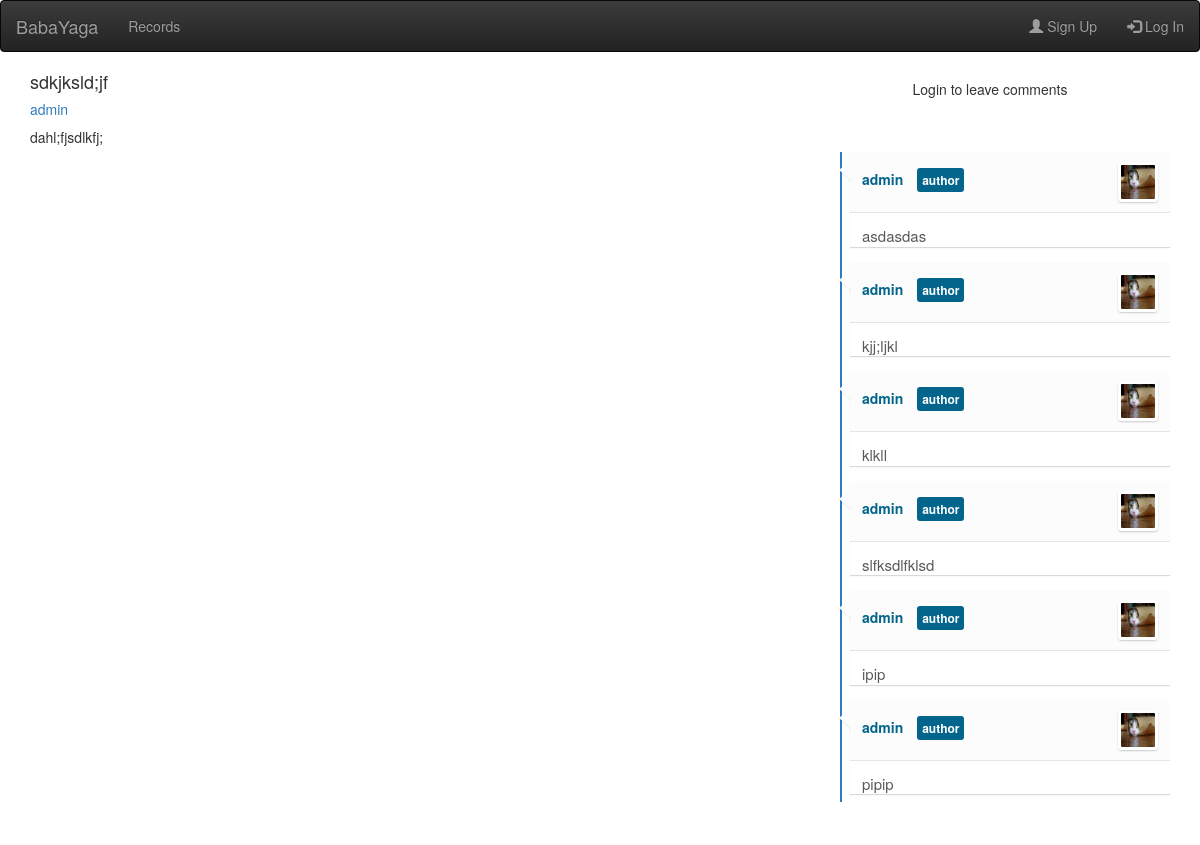
The page /en/blogs/posts/14/ on the database as committed earlier.
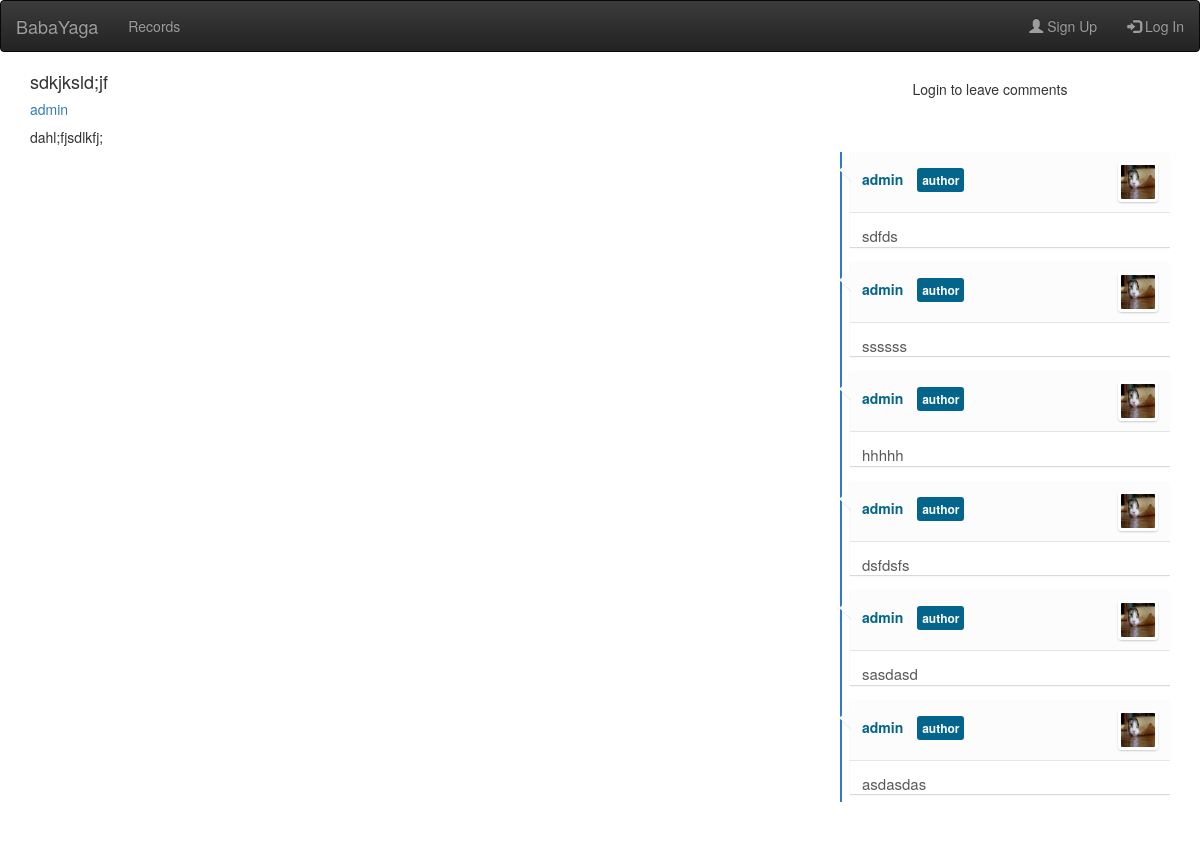
The same page on the database as committed later.
### blogs/models.py (models this page shows, shortened)
class Comment(models.Model):
    text = models.TextField()
    post = models.ForeignKey('Post', db_index=True)
    author = models.ForeignKey('core.User', db_index=True)
    created_at = models.DateTimeField(auto_now_add=True)
    likes = GenericRelation(Like)

### core/models.py (models this page shows)
class User(AbstractUser):
    avatar = models.ImageField(upload_to='avatars/', blank=True, null=True)
    first_name = models.CharField(('first name'), max_length=30, blank=False)
    email = models.EmailField(('E-mail address'), blank=False, unique=True)
    def image_url(self):
        if self.avatar and hasattr(self.avatar, 'url'):
            return self.avatar.url
        else:
            return '{}default-avatar.png'.format(settings.STATIC_URL)

### blogs/views.py (the view, shortened to what this page needs)
# urls.py: url(r'^posts/(?P<pk>[0-9]*)/$', PostView.as_view(), name="blog_post"),
class PostView(FormMixin, DetailView):
    template_name = "post_detailed.html"
    model = Post
    form_class = CommentForm
    def get_context_data(self, **kwargs):
        data = super(PostView, self).get_context_data(**kwargs)
        like_qs = Like.objects.filter(author_id=self.request.user.id)
        data["comments"] = self.object.comment_set.all().prefetch_related(Prefetch('likes', queryset=like_qs)) \
            .annotate(lc=Count('likes')).select_related('author')
        data["form"] = self.get_form(form_class=self.form_class)
        return data
    def get_queryset(self):
        like_qs = Like.objects.filter(author_id=self.request.user.id)
        qs = super(PostView, self).get_queryset()
        qs = qs.annotate(lc=Count('likes')).select_related('author') \
            .prefetch_related(Prefetch('likes', queryset=like_qs))
        return qs
    def get_form(self, form_class=None):
        form = super(PostView, self).get_form(form_class)
        if self.request.user.is_anonymous:
            form = None
        return form

### blogs/templates/post_detailed.html (shortened to what this page needs)
{% extends "blog_generic.html" %}
{% load static %}
{% load addfilt %}
{% load cache %}
{% load i18n %}
{% block content %}
    <div class="container">
        <div class="row">
            <div class="col-xs-8 col-sm-6 col-md-8">
                <div class="media">
                    <div class="media-body">
                        <h4 class="media-heading">{{ post.title }}</h4>
                        <h5><a href="{% url 'blogs:post_list' %}?author={{ post.author }}">{{ post.author }}
                            </a></h5>
                        <p>{{ post.text }}</p>
                    </div>
                    <div class="media-right">
                    </div>
                </div>
            </div>
            <div class="col-xs-8 col-sm-6 col-md-4">
                {% if user.is_authenticated %}
                    <link rel="stylesheet" href="{% static 'css/comment.css' %}">
                    <div class="comment-form">
                        <div class="widget-area no-padding blank">
                            <div class="status-upload">
                                <form name="comment_form" method="post" action="">
                                    {% csrf_token %}
                                    {% for field in form %}
                                        <div class="form-group">
                                            {{ field }}
                                        </div>
                                    {% endfor %}
                                    <button type="submit" class="btn btn-success"><i class="fa fa-share"></i>
                                    </button>
                                </form>
                            </div>
                        </div>
                    </div>
                {% else %}
                    <h5 align="center"> {% trans "Login to leave comments" %} </h5>
                {% endif %}
                <div class="comments-container pre-scrollable ">
                    <ul id="comments-list" class="comments-list">
                        {% cache 500 comments request.user.username %}
                            {% for comment in comments reversed %}
                            {% block comment %}
                                {% include 'comment.html' with liked=comment.likes.all lc=comment.lc %}
                            {% endblock %}
                        {% endfor %}
                        {% endcache %}
                    </ul>
                </div>
            </div>
        </div>
    </div>
{% endblock %}

### blogs/templates/comment.html (shortened to what this page needs)
<li>
    <div class="comment-box" id="{{ comment.id }}">
        <div class="comment-head">
            <div class="comment-avatar" style="float: right"><img
                    src="{{ comment.author.image_url }}"
                    alt="">
            </div>
            {% if comment.post.author == comment.author %}
                <h6 class="comment-name by-author"><a
                        href="{% url 'blogs:post_list' %}?author={{ comment.author }}">{{ comment.author }}
                </a></h6>
            {% else %}
                <h6 class="comment-name"><a
                        href="{% url 'blogs:post_list' %}?author={{ comment.author }}">{{ comment.author }}
                </a></h6>
            {% endif %}
        </div>
        <div class="comment-content">
            <div class="left">
                {{ comment.text }}
            </div>
        </div>
    </div>
</li>

Rows that differ between the two databases and show on the page:
no longer on this page (row unchanged): Comment: author.image_url (placeholder picture), author "admin", text "kjj;ljkl"
no longer on this page (row unchanged): Comment: author.image_url (placeholder picture), author "admin", text "klkll"
no longer on this page (row unchanged): Comment: author.image_url (placeholder picture), author "admin", text "slfksdlfklsd"
no longer on this page (row unchanged): Comment: author.image_url (placeholder picture), author "admin", text "ipip"
no longer on this page (row unchanged): Comment: author.image_url (placeholder picture), author "admin", text "pipip"
added Comment: author.image_url (placeholder picture), author "admin", text "sdfds"
added Comment: author.image_url (placeholder picture), author "admin", text "ssssss"
added Comment: author.image_url (placeholder picture), author "admin", text "hhhhh"
added Comment: author.image_url (placeholder picture), author "admin", text "dsfdsfs"
added Comment: author.image_url (placeholder picture), author "admin", text "sasdasd"
